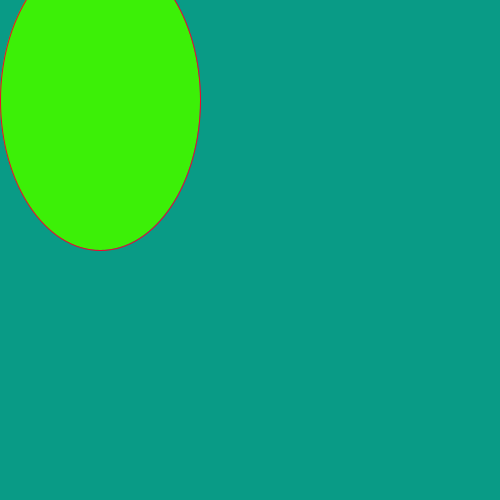
Frame 1 (no input)
Frame 60 (the mouse pressed at the canvas centre just before this capture): identical to frame 1, image omitted
Frame 120 (the mouse held since frame 60 and released just before this capture): identical to frame 1, image omitted

The Processing sketch that drew this single still picture (run headless with seeded random() and noise(); from frame 60 on, the mouse is pressed at the canvas centre):

// Processing sketch: flappyBird
// ── flappyBird.pde
void setup(){
size(500,500);
}
void draw(){
background(#099B86);
fill(#3CF007);
stroke(#F0072A);
ellipse(100, 100, 200, 300);
}
